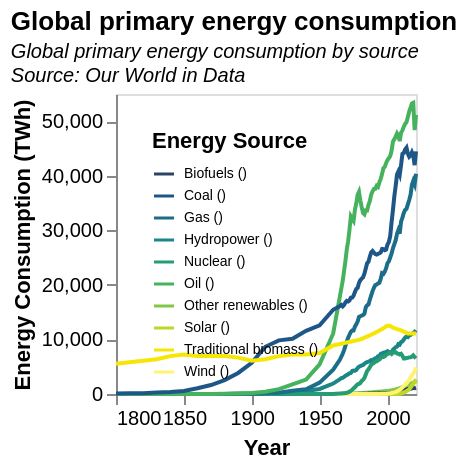

Source (Vega-Lite JSON):
### Vega-Lite specification from a JSON file in a GitHub repository (floating-point values rounded to 4 significant figures; data arrays with more than 128 entries replaced by an {"elided": "..."} marker saying what was removed)
{"$schema": "https://vega.github.io/schema/vega-lite/v5.json", "title": {"text": "Global primary energy consumption", "subtitle": ["Global primary energy consumption by source", "Source: Our World in Data"], "subtitleFontSize": 10, "subtitleFontStyle": "italic", "anchor": "start"}, "height": 150, "width": 150, "data": {"values": {"elided": "740 records"}, "format": {"parse": {"Year": "date"}}}, "mark": {"type": "line", "size": 2, "point": false}, "encoding": {"x": {"field": "Year", "type": "temporal", "axis": {"grid": false}}, "y": {"field": "Values", "type": "quantitative", "title": "Energy Consumption (TWh)", "axis": {"grid": false}}, "color": {"field": "Energy Source", "type": "nominal", "scale": {"scheme": "darkmulti"}, "legend": {"labelFontSize": 7, "orient": "top-left"}}, "tooltip": [{"field": "Energy Source", "type": "nominal"}, {"field": "Values", "title": "Energy cons"}]}}
